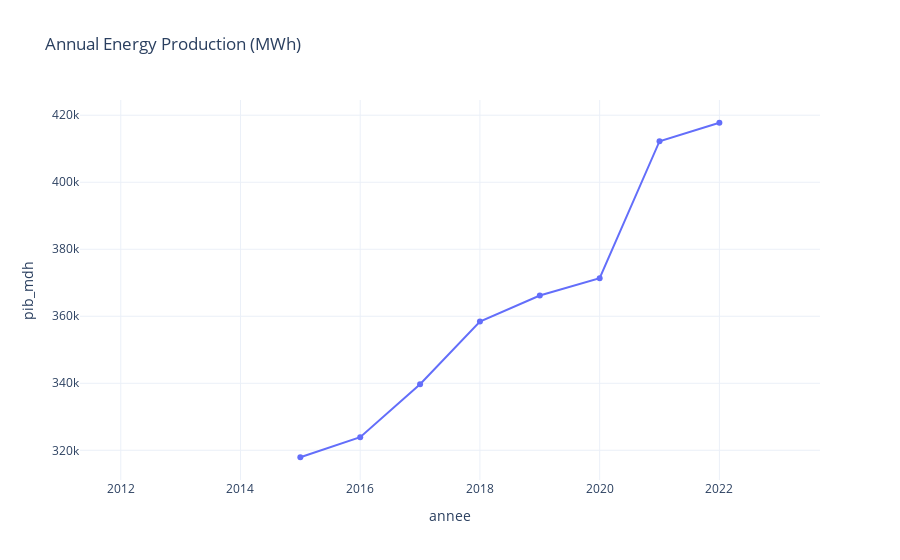

Notebook code for this chart:
### Code cell
import plotly.express as px

# Assuming df_annual is your DataFrame with columns "Year" and "MWh"
fig = px.line(df_annual, x="annee", y="consommation_kwh", title="Annual Energy Production (MWh)",
              markers=True)  # markers=True adds data points

fig = px.line(df_features, x="annee", y="pib_mdh", title="Annual Energy Production (MWh)",
              markers=True)  # markers=True adds data points

fig.update_layout(
    hovermode="x unified",  # unified hover label across traces
    xaxis_title="annee",
    template="plotly_white"
)

fig.show()

### Figure 1 — Plotly figure (JSON) as saved in the notebook; plotly's stock layout.template omitted (floating-point values rounded to 4 significant figures)
{"data": [{"hovertemplate": "annee=%{x}<br>pib_mdh=%{y}<extra></extra>", "legendgroup": "", "line": {"color": "#636efa", "dash": "solid"}, "marker": {"symbol": "circle"}, "mode": "lines+markers", "name": "", "orientation": "v", "showlegend": false, "type": "scatter", "x": [2012, 2013, 2014, 2015, 2016, 2017, 2018, 2019, 2020, 2021, 2022, 2023], "xaxis": "x", "y": [NaN, NaN, NaN, 317900.0, 323900.0, 339700.0, 358400.0, 366200.0, 371400.0, 412300.0, 417800.0, NaN], "yaxis": "y"}], "layout": {"hovermode": "x unified", "legend": {"tracegroupgap": 0}, "title": {"text": "Annual Energy Production (MWh)"}, "xaxis": {"anchor": "y", "domain": [0, 1], "title": {"text": "annee"}}, "yaxis": {"anchor": "x", "domain": [0, 1], "title": {"text": "pib_mdh"}}}}
